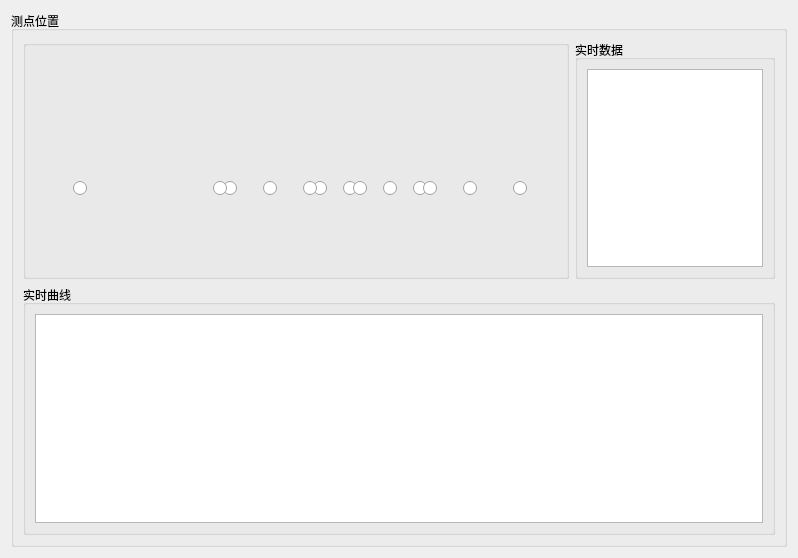
       <widget class="QWidget" name="page">
        <layout class="QGridLayout" name="gridLayout_20">
         <item row="0" column="0">
          <widget class="QGroupBox" name="groupBox_17">
           <property name="minimumSize">
            <size>
             <width>776</width>
             <height>536</height>
            </size>
           </property>
           <property name="maximumSize">
            <size>
             <width>806</width>
             <height>536</height>
            </size>
           </property>
           <property name="title">
            <string>测点位置</string>
           </property>
           <layout class="QGridLayout" name="gridLayout_4">
            <item row="0" column="0">
             <widget class="QGroupBox" name="groupBox_12">
              <property name="title">
               <string/>
              </property>
              <widget class="QLabel" name="ship">
               <property name="geometry">
                <rect>
                 <x>20</x>
                 <y>20</y>
                 <width>541</width>
                 <height>221</height>
                </rect>
               </property>
               <property name="text">
                <string/>
               </property>
               <property name="pixmap">
                <pixmap>:/images/ship.jpg</pixmap>
               </property>
               <property name="scaledContents">
                <bool>true</bool>
               </property>
              </widget>
              <widget class="QRadioButton" name="rbn9">
               <property name="geometry">
                <rect>
                 <x>440</x>
                 <y>140</y>
                 <width>16</width>
                 <height>16</height>
                </rect>
               </property>
               <property name="styleSheet">
                <string notr="true">QRadioButton::indicator:checked {
    border-radius:          7px;
    background-color:       green;
    border:                 2px solid white;  
}
</string>
               </property>
               <property name="text">
                <string/>
               </property>
              </widget>
              <widget class="QRadioButton" name="rbn10">
               <property name="geometry">
                <rect>
                 <x>360</x>
                 <y>140</y>
                 <width>16</width>
                 <height>16</height>
                </rect>
               </property>
               <property name="styleSheet">
                <string notr="true">
QRadioButton::indicator:checked {
    border-radius:          7px;
    background-color:       green;
    border:                 2px solid white;  
}
</string>
               </property>
               <property name="text">
                <string/>
               </property>
              </widget>
              <widget class="QRadioButton" name="rbn2">
               <property name="geometry">
                <rect>
                 <x>240</x>
                 <y>140</y>
                 <width>16</width>
                 <height>16</height>
                </rect>
               </property>
               <property name="styleSheet">
                <string notr="true">
QRadioButton::indicator:checked {
    border-radius:          7px;
    background-color:       green;
    border:                 2px solid white;  
}
</string>
               </property>
               <property name="text">
                <string/>
               </property>
              </widget>
              <widget class="QRadioButton" name="rbn4">
               <property name="geometry">
                <rect>
                 <x>290</x>
                 <y>140</y>
                 <width>16</width>
                 <height>16</height>
                </rect>
               </property>
               <property name="styleSheet">
                <string notr="true">
QRadioButton::indicator:checked {
    border-radius:          7px;
    background-color:       green;
    border:                 2px solid white;  
}
</string>
               </property>
               <property name="text">
                <string/>
               </property>
              </widget>
              <widget class="QRadioButton" name="rbn6">
               <property name="geometry">
                <rect>
                 <x>280</x>
                 <y>140</y>
                 <width>16</width>
                 <height>16</height>
                </rect>
               </property>
               <property name="styleSheet">
                <string notr="true">
QRadioButton::indicator:checked {
    border-radius:          7px;
    background-color:       green;
    border:                 2px solid white;  
}
</string>
               </property>
               <property name="text">
                <string/>
               </property>
              </widget>
              <widget class="QRadioButton" name="rbn8">
               <property name="geometry">
                <rect>
                 <x>320</x>
                 <y>140</y>
                 <width>16</width>
                 <height>16</height>
                </rect>
               </property>
               <property name="styleSheet">
                <string notr="true">
QRadioButton::indicator:checked {
    border-radius:          7px;
    background-color:       green;
    border:                 2px solid white;  
}
</string>
               </property>
               <property name="text">
                <string/>
               </property>
              </widget>
              <widget class="QRadioButton" name="rbn5">
               <property name="enabled">
                <bool>true</bool>
               </property>
               <property name="geometry">
                <rect>
                 <x>50</x>
                 <y>140</y>
                 <width>16</width>
                 <height>16</height>
                </rect>
               </property>
               <property name="styleSheet">
                <string notr="true">
QRadioButton::indicator:checked {
    border-radius:          7px;
    background-color:       green;
    border:                 2px solid white;  
}
</string>
               </property>
               <property name="text">
                <string/>
               </property>
              </widget>
              <widget class="QRadioButton" name="rbn11">
               <property name="enabled">
                <bool>true</bool>
               </property>
               <property name="geometry">
                <rect>
                 <x>490</x>
                 <y>140</y>
                 <width>16</width>
                 <height>16</height>
                </rect>
               </property>
               <property name="styleSheet">
                <string notr="true">QRadioButton::indicator:checked {
    border-radius:          7px;
    background-color:       green;
    border:                 2px solid white;  
}
</string>
               </property>
               <property name="text">
                <string/>
               </property>
               <property name="checkable">
                <bool>true</bool>
               </property>
               <property name="checked">
                <bool>false</bool>
               </property>
               <property name="autoRepeat">
                <bool>false</bool>
               </property>
               <property name="autoExclusive">
                <bool>true</bool>
               </property>
              </widget>
              <widget class="QRadioButton" name="rbn12">
               <property name="geometry">
                <rect>
                 <x>330</x>
                 <y>140</y>
                 <width>16</width>
                 <height>16</height>
                </rect>
               </property>
               <property name="autoFillBackground">
                <bool>false</bool>
               </property>
               <property name="styleSheet">
                <string notr="true">
QRadioButton::indicator:checked {
    border-radius:          7px;
    background-color:       green;
    border:                 2px solid white;  
}
</string>
               </property>
               <property name="text">
                <string/>
               </property>
               <property name="autoRepeat">
                <bool>false</bool>
               </property>
              </widget>
              <widget class="QRadioButton" name="rbn7">
               <property name="geometry">
                <rect>
                 <x>390</x>
                 <y>140</y>
                 <width>16</width>
                 <height>16</height>
                </rect>
               </property>
               <property name="styleSheet">
                <string notr="true">
QRadioButton::indicator:checked {
    border-radius:          7px;
    background-color:       green;
    border:                 2px solid white;  
}
</string>
               </property>
               <property name="text">
                <string/>
               </property>
              </widget>
              <widget class="QRadioButton" name="rbn13">
               <property name="geometry">
                <rect>
                 <x>400</x>
                 <y>140</y>
                 <width>16</width>
                 <height>16</height>
                </rect>
               </property>
               <property name="styleSheet">
                <string notr="true">
QRadioButton::indicator:checked {
    border-radius:          7px;
    background-color:       green;
    border:                 2px solid white;  
}
</string>
               </property>
               <property name="text">
                <string/>
               </property>
              </widget>
              <widget class="QRadioButton" name="rbn1">
               <property name="geometry">
                <rect>
                 <x>200</x>
                 <y>140</y>
                 <width>16</width>
                 <height>16</height>
                </rect>
               </property>
               <property name="styleSheet">
                <string notr="true">
QRadioButton::indicator:checked {
    border-radius:          7px;
    background-color:       green;
    border:                 2px solid white;  
}
</string>
               </property>
               <property name="text">
                <string/>
               </property>
              </widget>
              <widget class="QRadioButton" name="rbn3">
               <property name="geometry">
                <rect>
                 <x>190</x>
                 <y>140</y>
                 <width>16</width>
                 <height>16</height>
                </rect>
               </property>
               <property name="styleSheet">
                <string notr="true">
QRadioButton::indicator:checked {
    border-radius:          7px;
    background-color:       green;
    border:                 2px solid white;  
}
</string>
               </property>
               <property name="text">
                <string/>
               </property>
              </widget>
             </widget>
            </item>
            <item row="0" column="1">
             <widget class="QGroupBox" name="groupBox_10">
              <property name="minimumSize">
               <size>
                <width>200</width>
                <height>100</height>
               </size>
              </property>
              <property name="maximumSize">
               <size>
                <width>200</width>
                <height>16777215</height>
               </size>
              </property>
              <property name="title">
               <string>实时数据</string>
              </property>
              <layout class="QGridLayout" name="gridLayout_18">
               <item row="0" column="0">
                <widget class="QPlainTextEdit" name="showdate"/>
               </item>
              </layout>
             </widget>
            </item>
            <item row="1" column="0" colspan="2">
             <widget class="QGroupBox" name="groupBox_9">
              <property name="minimumSize">
               <size>
                <width>430</width>
                <height>250</height>
               </size>
              </property>
              <property name="title">
               <string>实时曲线</string>
              </property>
              <layout class="QGridLayout" name="gridLayout_3">
               <item row="0" column="1">
                <widget class="QChartView" name="chartView"/>
               </item>
              </layout>
             </widget>
            </item>
           </layout>
          </widget>
         </item>
        </layout>
       </widget>
